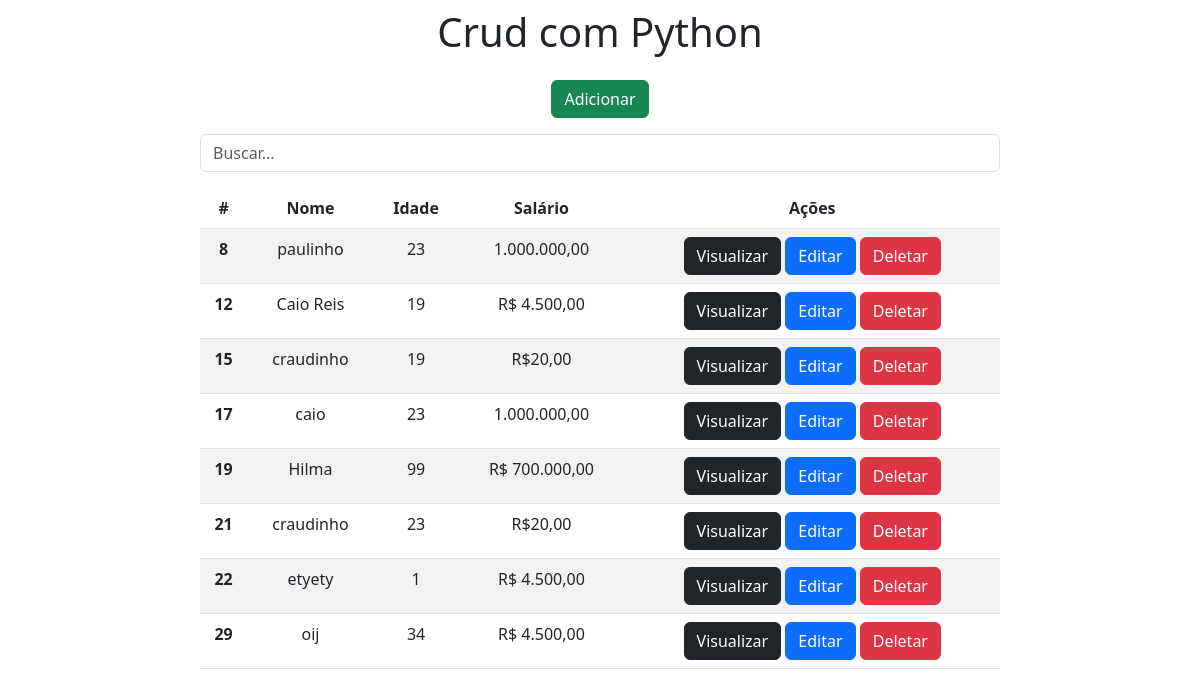
The page / on the database its author committed.
### app/models.py (models this page shows)
class Pessoa(models.Model):
    Nome = models.CharField(max_length=150)
    idade = models.CharField(max_length=100)
    salario = models.CharField(max_length=100)

### app/views.py (the view)
# urls.py: 2. Add a URL to urlpatterns:  path('', views.home, name='home')
def home(request):
    data = {}
    search = request.GET.get('search')
    if search:
        data['db'] = Pessoa.objects.filter(Nome__icontains=search)
    else:
        data['db'] = Pessoa.objects.all()
    return render(request, 'index.html', data)

### app/templates/index.html (shortened to what this page needs)
<!DOCTYPE html>
<html lang="pt-br">
<head>
    <link href="https://cdn.jsdelivr.net/npm/bootstrap@5.3.0-alpha1/dist/css/bootstrap.min.css" rel="stylesheet">
</head>
<body>
    <div class="col-8 m-auto pt-2 pb-2 text-center">
        <h1>
            Crud com Python
        </h1>
    </div>
    <div class="col-8 m-auto pt-2 pb-2 text-center">
       <a href="/form" class="btn btn-success">Adicionar</a>
    </div>
    <div class="col-8 m-auto pt-2 pb-2 text-center">
       <form method="get">
           <input type="text" id="search" name="search" class="form-control" placeholder="Buscar...">
       </form>
    </div>
<div class="col-8 m-auto pt-2 pb-2 text-center">
<table class="table table-striped">
  <thead>
    <tr>
      <th scope="col">#</th>
      <th scope="col">Nome</th>
      <th scope="col">Idade</th>
      <th scope="col">Salário</th>
      <th scope="col">Ações</th>
    </tr>
  </thead>
  <tbody>
  {% for dbs in db %}
    <tr>
      <th>{{dbs.id}}</th>
      <td>{{dbs.Nome}}</td>
      <td>{{dbs.idade}}</td>
      <td>{{dbs.salario}}</td>
      <td>
          <a href="/view/{{dbs.id}}/" class="btn btn-dark">Visualizar</a>
          <a href="/edit/{{dbs.id}}/" class="btn btn-primary">Editar</a>
          <a href="/delete/{{dbs.id}}/" class="btn btn-danger btnDel">Deletar</a>
      </td>
    </tr>
  {% endfor %}
</tbody>
</table>
</div>
    {% load static %}
</body>
</html>

### rows shown on the page
Pessoa: id "8", Nome "paulinho", idade "23", salario "1.000.000,00"
Pessoa: id "12", Nome "Caio Reis", idade "19", salario "R$ 4.500,00"
Pessoa: id "15", Nome "craudinho", idade "19", salario "R$20,00"
Pessoa: id "17", Nome "caio", idade "23", salario "1.000.000,00"
Pessoa: id "19", Nome "Hilma", idade "99", salario "R$ 700.000,00"
Pessoa: id "21", Nome "craudinho", idade "23", salario "R$20,00"
Pessoa: id "22", Nome "etyety", idade "1", salario "R$ 4.500,00"
Pessoa: id "29", Nome "oij", idade "34", salario "R$ 4.500,00"
